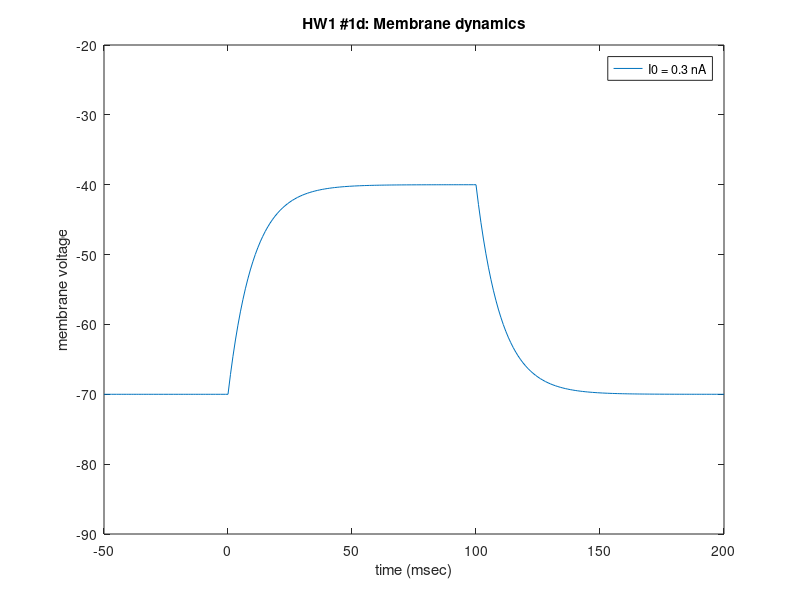

Write MATLAB code to recreate this figure.
%% Integration of Hodgkin--Huxley equations with analytical method
  clear; clf;
% plot this solution of Vm on a graph, 
% with y-axis showing Vm in mV, 
% and x-axis showing time in msec 
% (lasting from -50 ms to 200 msec)


x0 = -50;
xlast = 200;

I0 = 0.3;

% t_on = 0;
t_off = 100;

Vrest = -70;
R = 100; %M-Ohm
C = 100; %pF
tau = 10; %msec

Vm = zeros(xlast-x0,1);

for t = x0:xlast
    if t < 0
        Vm(t-x0+1) = Vrest;
    elseif t < t_off
        Vm(t-x0+1) = R*I0*(1-exp(-t/tau)) + Vrest;
    else
        Vm(t-x0+1) = R*I0*exp(-(t-t_off)/tau) + Vrest;
    end
end

fig1 = figure; % Open new figure window
x = x0:xlast; % x-data
plot(x,Vm); % Plot 
hold on; % Allow future plots to be added above the current plot

ylim([-90 -20])

title('HW1 #1d: Membrane dynamics');
xlabel('time (msec)');
ylabel('membrane voltage');
legend('I0 = 0.3 nA');

saveas(fig1,'1d.jpg');
